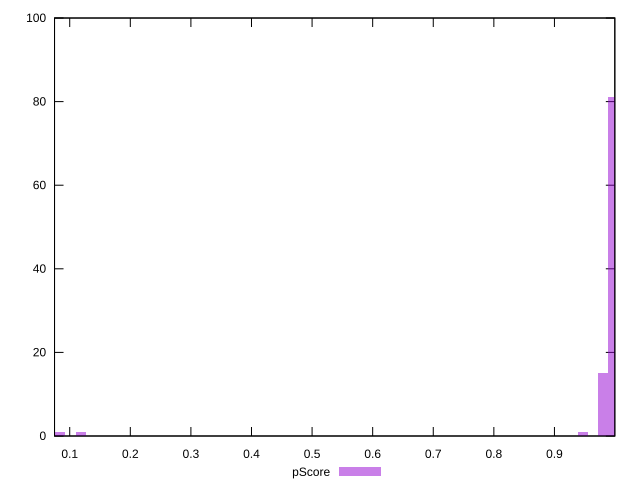

Write gnuplot code to recreate this figure.
reset

$pScore <<EOF
0.11831900106746598 1
0.08451357219104713 1
0.0676108577528377 1
0.9972601518543561 81
0.9803574374161468 15
0.9465520085397279 1
EOF

set key outside below
set boxwidth 0.016902714438209426
set xrange [0.0749236559750453:0.9996474411666478]
set yrange [0:100]
set trange [0:100]
set style fill transparent solid 0.5 noborder
set terminal svg size 640, 490 enhanced background rgb 'white'
set output "report/report_00029_2021-02-24T13-36-40.390Z/interactive/samples/agenda/pScore/histogram.svg"

plot $pScore title "pScore" with boxes

reset
